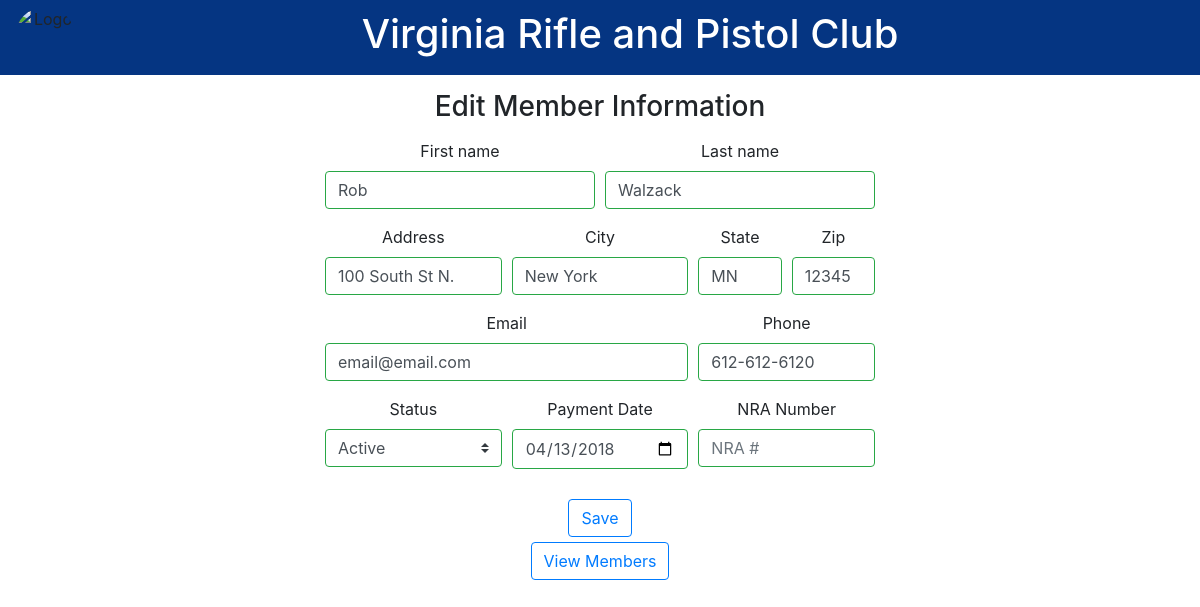
Screenshot of /edit.php?id=5 (signed in) with the database file from the repository.
### tables this page shows
CREATE TABLE `members` (
  `id` int(20) NOT NULL,
  `fname` varchar(15) NOT NULL,
  `lname` varchar(15) NOT NULL,
  `address` text NOT NULL,
  `city` varchar(15) NOT NULL,
  `state` varchar(2) NOT NULL,
  `zip` char(5) NOT NULL,
  `email` varchar(50) NOT NULL,
  `phone` text NOT NULL,
  `status` varchar(8) NOT NULL,
  `payment` date NOT NULL,
  `nra` varchar(256) NOT NULL
);

### connect.php (called while the page is built, shortened)
<?php
$iniParse = parse_ini_file("../capstone.ini",true);
$current = $iniParse["currentEnv"]["data"];
$key           = $iniParse[$current]["key"];
$cipherMethod  = $iniParse[$current]["cipherMethod"];
?>

### editform.php (the view, shortened to what this page needs)
<?php
include('connect.php');
$id = $_GET['id'];
$result = $db->prepare("SELECT * FROM members WHERE id= :userid");
$result->bindParam(':userid', $id);
$result->execute();
for($i = 0; $row = $result->fetch(); $i++){
	$decryptedNRA = openssl_decrypt ($row['nra'], $cipherMethod, $key);
?>
<div class="container" align="center">
	<form method="post" action="update.php">
		<h3 style="margin-top: 15px; margin-bottom: 15px;">Edit Member Information</h3>
			<div class="form-row justify-content-center">
				<div class="col-md-3 mb-3">
				  <label for="validationServer01">First name</label>
				  <input type="text" <?php echo ($fnameValid == 0) ? "class='form-control is-valid'" : "class='form-control is-invalid'"; ?> name="f_name" placeholder="First name" value="<?php echo $row['fname'] ?>" />
				</div>
				<div class="col-md-3 mb-3">
				  <label for="validationServer02">Last name</label>
				  <input type="text" <?php echo ($lnameValid == 0) ? "class='form-control is-valid'" : "class='form-control is-invalid'"; ?> name="l_name" placeholder="Last name" value="<?php echo $row['lname'] ?>" />
				</div>
		  </div>
		  <div class="form-row justify-content-center">
			  <div class="col-md-2 mb-3">
				  <label for="validationServer02">Address</label>
				  <input type="text" <?php echo ($addressValid == 0) ? "class='form-control is-valid'" : "class='form-control is-invalid'"; ?> name="e_address" placeholder="Address" value="<?php echo $row['address'] ?>" />
				</div>
			<div class="col-md-2 mb-3">
			  <label for="validationServer03">City</label>
			  <input type="text" <?php echo ($cityValid == 0) ? "class='form-control is-valid'" : "class='form-control is-invalid'"; ?> name="e_city" placeholder="City" value="<?php echo $row['city'] ?>" />
			</div>
			<div class="col-md-1 mb-0">
			  <label for="validationServer04">State</label>
			  <input type="text" <?php echo ($stateValid == 0) ? "class='form-control is-valid'" : "class='form-control is-invalid'"; ?> name="e_state" id="validationServer04" placeholder="State" value="<?php echo $row['state'] ?>" />
			</div>
			<div class="col-md-1 mb-3">
			  <label for="validationServer05">Zip</label>
			  <input type="text" <?php echo ($zipValid == 0) ? "class='form-control is-valid'" : "class='form-control is-invalid'"; ?> name="e_zip" placeholder="Zip" value="<?php echo $row['zip'] ?>" />
			</div>
		  </div>
		  <div class="form-row justify-content-center">
			<div class="col-md-4 mb-3">
			  <label for="validationServer04">Email</label>
			  <input type="text" <?php echo ($emailValid == 0) ? "class='form-control is-valid'" : "class='form-control is-invalid'"; ?> name="e_email" placeholder="Email" value="<?php echo $row['email'] ?>" />
			</div>
			<div class="col-md-2 mb-3">
			  <label for="validationServer05">Phone</label>
			  <input type="text" <?php echo ($phoneValid == 0) ? "class='form-control is-valid'" : "class='form-control is-invalid'"; ?> name="e_phone" placeholder="Phone" value="<?php echo $row['phone'] ?>" />
			</div>
		  </div>
		  <div class="form-row justify-content-center">
			<div class="col-md-2 mb-3">
			  <label for="validationServer04">Status</label>
			  <select <?php echo ($statusValid == 0) ? "class='custom-select custom-select-md mb-3 is-valid'" : "class='custom-select custom-select-md mb-3 is-invalid'"; ?> name='e_status' />
				  <option <?php if ($row['status'] == 'Active') { ?>selected="true" <?php }; ?> value='Active'>Active</option>
			</div>
			<div class="col-md-2 mb-3">
			  <label for="validationServer05">Payment Date</label>
			  <input type="date" <?php echo ($payValid == 0) ? "class='form-control is-valid'" : "class='form-control is-invalid'"; ?> name="e_payment" placeholder="Payment" value="<?php echo $row['payment'] ?>" />
			</div>
			<div class="col-md-2 mb-3">
			  <label for="validationServer05">NRA Number</label>
			  <input type="text" <?php echo ($nraValid == 0) ? "class='form-control is-valid'" : "class='form-control is-invalid'"; ?> name="e_nra" placeholder="NRA #" value="<?php echo $decryptedNRA ?>" />
			</div>
		  </div>
			<?php }  ?>
		<button class="btn btn-outline-primary" type="submit" name="editbtn" value="Save">Save</button>
	</form>
  <button id="viewbutton" class="btn btn-outline-primary" onclick="window.location.href='adminhome.php?page=1'">View Members</button>
</div>

### stylesheet.css (style rules this page uses)
#viewbutton { margin-top: 5px; }

### rows the page displays
members: f_name "Rob", l_name "Walzack", e_address "100 South St N.", e_city "New York", e_state "MN", e_zip "12345", e_email "email@email.com", e_phone "612-612-6120", e_status "Active", e_payment "04/13/2018"
